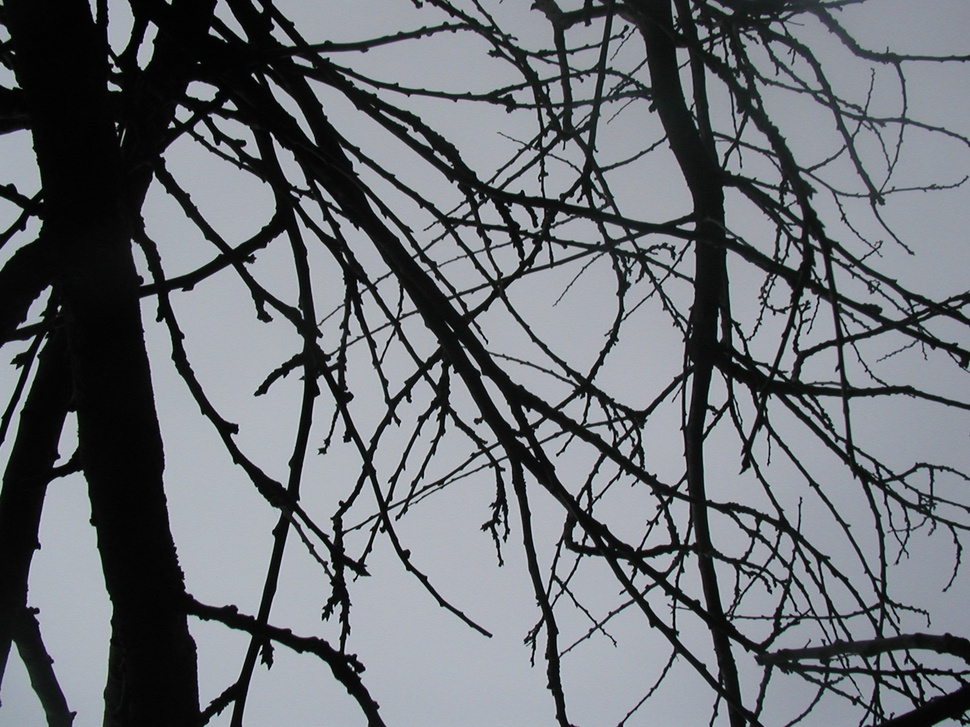
#> input picture tp3/texture2.jpg, 970 x 727 px, shrunk from 1600 x 1200 before the run
$ python TP3-scikit.py
#> lines starting #> are read from the running program, lines starting #| are printed output that depends on the picture
import matplotlib.pyplot as plt
import numpy as np

from skimage import io, color


def spectre(img):
    transfourier = np.fft.fft(img)
    fft_img = np.abs(np.log(np.fft.fftshift(transfourier)))

    invtransfourier = np.fft.ifft(transfourier)
    invtransfourier = np.abs(invtransfourier)

    fig = plt.figure()
    fig.add_subplot(1, 2, 1)
    plt.imshow(fft_img, cmap='gray')
    fig.add_subplot(1, 2, 2)
    plt.imshow(invtransfourier, cmap='gray')
    plt.show()


def chess(paramh, paramv):
    img = np.zeros([256, 256])
    for i in range(256):
        for j in range(256):
            if np.sin(2 * np.pi * i / paramh) * np.sin(j * 2 * np.pi / paramv) > 0:
                img[i][j] = 255
    fig = plt.figure()
    fig.add_subplot(1,2,1)
    plt.imshow(img, cmap='gray')
    fft_img = np.abs(np.log(np.fft.fftshift(np.fft.fft(img))))
    fig.add_subplot(1,2,2)
    plt.imshow(fft_img, cmap='gray')
    plt.show()


if __name__ == '__main__':
    img = color.rgb2gray(io.imread("texture2.jpg"))
#> img: shape (727, 970) float64; min 0, max 0.922, mean 0.429
    #spectre(img)
    chess(32, 32)
#> in chess, `plt.show()`:
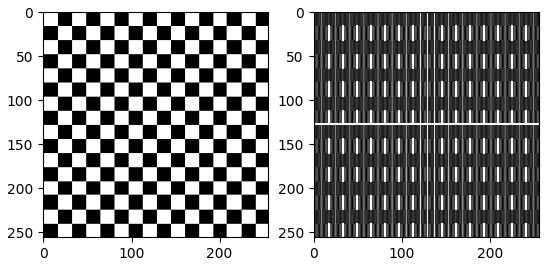
#> figure drawn by matplotlib, 2 panels

$ run again, with tp3/texture4.jpg copied over tp3/texture2.jpg
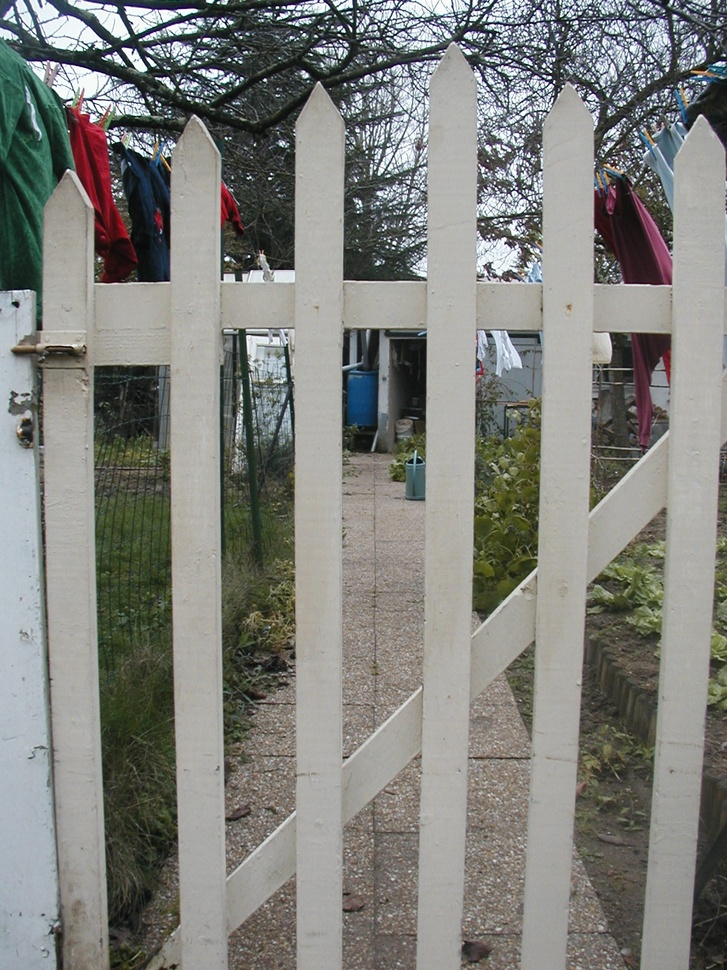
#> input picture tp3/texture4.jpg, 727 x 970 px, shrunk from 1200 x 1600 before the run
#> `img = color.rgb2gray(io.imread("texture2.jpg"))`:
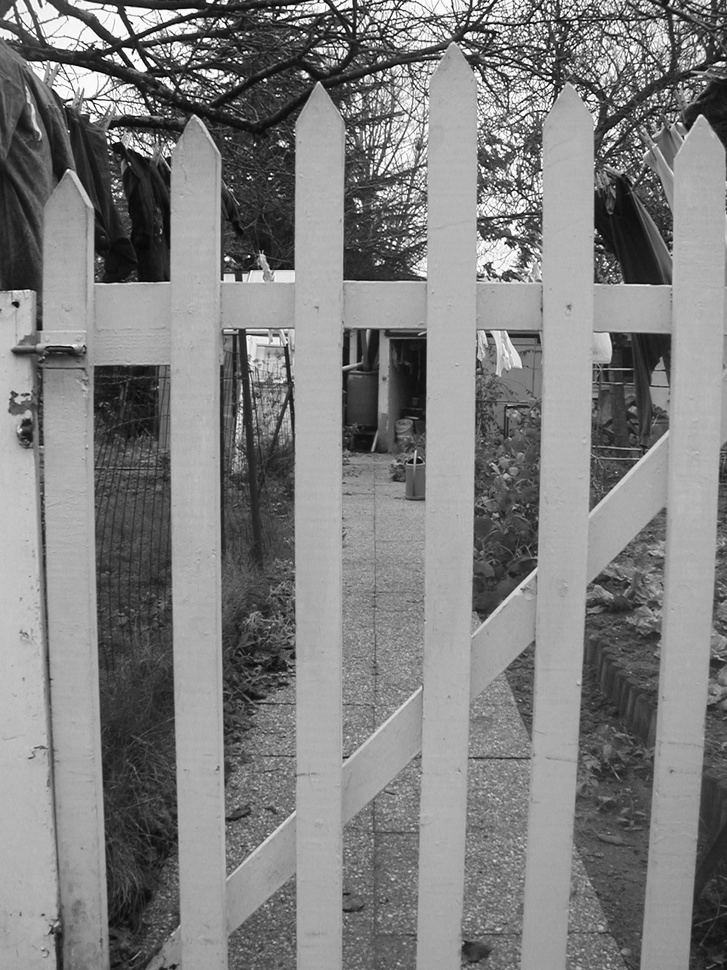
#> img: shape (970, 727) float64; min 0.00198, max 1, mean 0.502

$ run again, with tp3/texture5.jpg copied over tp3/texture2.jpg
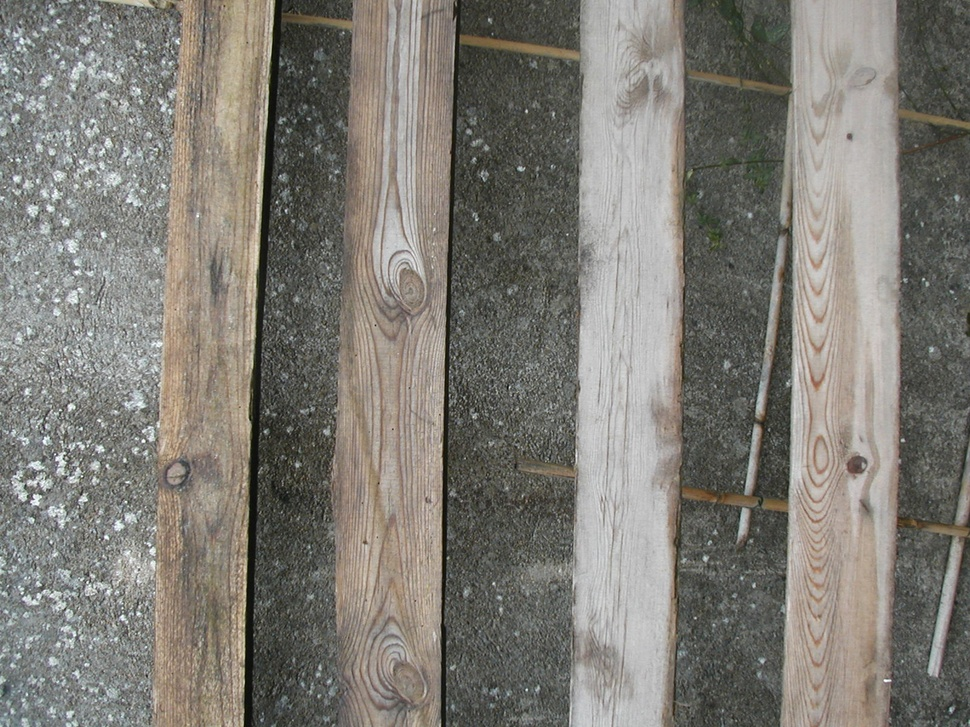
#> input picture tp3/texture5.jpg, 970 x 727 px, shrunk from 1600 x 1200 before the run
#> `img = color.rgb2gray(io.imread("texture2.jpg"))`:
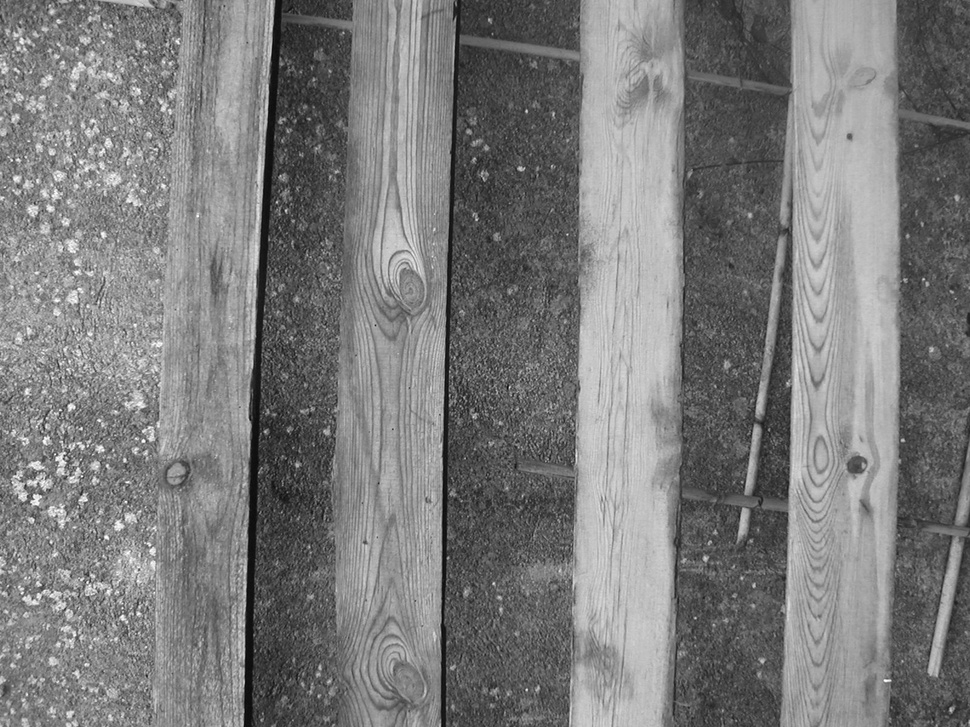
#> img: shape (727, 970) float64; min 0.0204, max 0.999, mean 0.484
